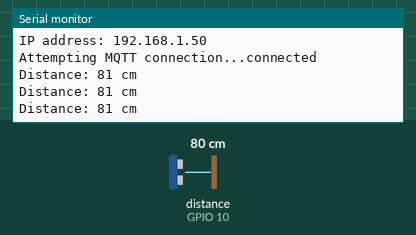
Recording of a sketch running on a simulated ESP32. On the bench: the last lines printed to the serial monitor. The test bench sets the inputs (shaded band); at power-on: distance to the obstacle (sensor on GPIO 10) 80 cm. The echo pulse lasts 58.3 µs per cm; WiFi joins after 1.5 s; servers stay silent unless stated; no MQTT or app messages arrive unless stated.

Above: at 2.7 s.
2.8 s: distance to the obstacle (sensor on GPIO 10) set to 2 cm
At 3.5 s:
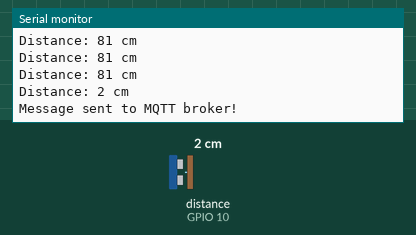
5.0 s: distance to the obstacle (sensor on GPIO 10) set to 4 cm
At 5.5 s:
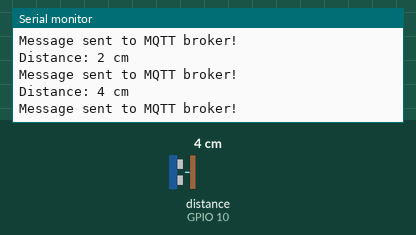
Timing chart, 0 to 8.0 s (numbered marks = the images above; inputs shaded):
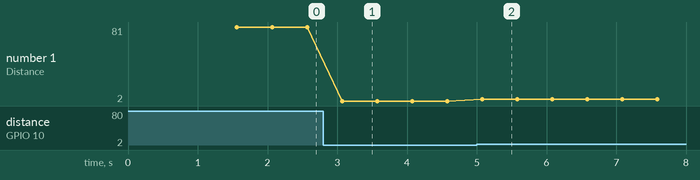

The sketch:

sensor.ino
```cpp
#include <WiFi.h>
#include <PubSubClient.h>
#include <NewPing.h> // Library for ultrasonic sensor
#include <WiFiManager.h>

// MQTT broker
const char* mqtt_server = "192.168.0.87";
const int mqtt_port = 1883;


// MQTT topic
const char* distance_topic = "ultrasonic/distance_sensor3";

// Ultrasonic sensor parameters
#define TRIGGER_PIN 9
#define ECHO_PIN 10
#define MAX_DISTANCE 200 // Maximum distance to measure in centimeters

// Threshold distance for sending data to MQTT broker
const int threshold_distance = 50; // Change this value according to your requirement

// WiFi client and MQTT client
WiFiClient espClient;
PubSubClient client(espClient);

// Ultrasonic sensor instance
NewPing sonar(TRIGGER_PIN, ECHO_PIN, MAX_DISTANCE);


void setup() {
  Serial.begin(115200);


  // Create an instance of WiFiManager
  WiFiManager wifiManager;

  // Uncomment the following line if you want to reset WiFi settings
  // wifiManager.resetSettings();

  // Start WiFiManager
  // If WiFiManager does not detect saved WiFi credentials, it will start an access point
  // You can connect to this access point and configure WiFi settings
  wifiManager.autoConnect("sensor1");

  Serial.println("Connected to WiFi!");
  Serial.print("IP address: ");
  Serial.println(WiFi.localIP());

  client.setServer(mqtt_server, mqtt_port);
}

void loop() {
  if (!client.connected()) {
    reconnect();
  }
  client.loop();

  // Measure distance using ultrasonic sensor
  unsigned int uS = sonar.ping();
  unsigned int distance = uS / US_ROUNDTRIP_CM;

  // Print distance to serial monitor
  Serial.print("Distance: ");
  Serial.print(distance);
  Serial.println(" cm");


  // Check if distance is less than threshold
  if (distance < threshold_distance) {
    // Convert distance to string
    char payload[10];
    sprintf(payload, "%d", distance);

    // Publish distance to MQTT broker
    if (client.publish(distance_topic, payload)) {
      Serial.println("Message sent to MQTT broker!");
    } else {
      Serial.println("Failed to send message to MQTT broker!");
    }
  }

  delay(500); // Adjust the delay time as needed
}

void reconnect() {
  while (!client.connected()) {
    Serial.print("Attempting MQTT connection...");
    if (client.connect("ESP32Client")) {
      Serial.println("connected");
    } else {
      Serial.print("failed, rc=");
      Serial.print(client.state());
      Serial.println(" try again in 5 seconds");
      delay(5000);
    }
  }
}
```

Measured:
- after the input at 2.8 s, the serial monitor: prints a new line after 0.27 s (image 1)
- after the input at 5.0 s, the serial monitor: prints a new line after 0.08 s (image 2)
- plotted number 1: 81 → 2 after the input at 2.8 s, 2 → 4 after the input at 5.0 s
